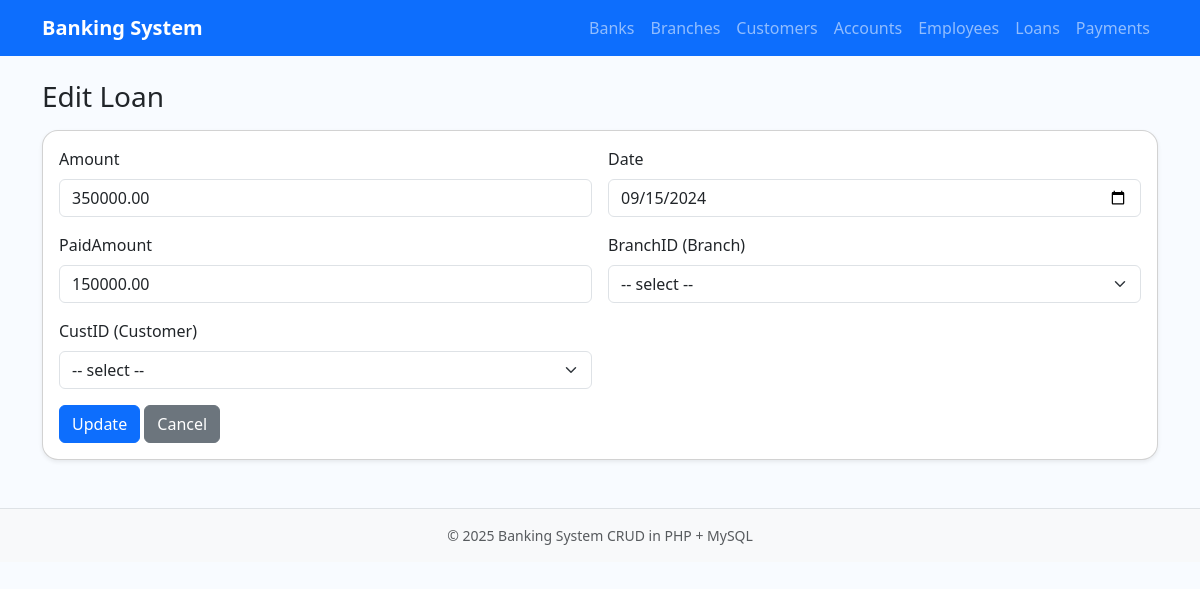
The page /banking_system/loan/edit.php?id=2 on the database its author committed.
### tables this page shows
CREATE TABLE Loan (
    LoanID INT AUTO_INCREMENT PRIMARY KEY,
    Amount DECIMAL(12,2) NOT NULL,
    Date DATE NOT NULL,
    PaidAmount DECIMAL(12,2) NOT NULL DEFAULT 0,
    BranchID INT NOT NULL,
    CustID INT NOT NULL,
    CONSTRAINT fk_loan_branch FOREIGN KEY (BranchID) REFERENCES Branch(BranchID)
        ON UPDATE CASCADE ON DELETE RESTRICT,
    CONSTRAINT fk_loan_customer FOREIGN KEY (CustID) REFERENCES Customer(CustID)
        ON UPDATE CASCADE ON DELETE RESTRICT
);

### banking_system/loan/edit.php (the view, shortened to what this page needs)
<?php require_once __DIR__ . '/../config/db.php'; ?>
<?php
$id = $_GET['id'] ?? null;
$rec = $conn->query("SELECT * FROM loan WHERE LoanID=".(int)$id)->fetch_assoc();
?>
<?php include __DIR__ . '/../includes/header.php'; ?>
<h3 class="mb-3 text-capitalize">Edit loan</h3>
<form method="post" class="card p-3 shadow-sm">
  <div class="row g-3">
    <div class="col-md-6">
      <label class="form-label">Amount</label>
      <input type="number" name="Amount" class="form-control" value="<?php echo htmlspecialchars($rec['Amount']); ?>" step="0.01" required>
    </div>
    <div class="col-md-6">
      <label class="form-label">Date</label>
      <input type="date" name="Date" class="form-control" value="<?php echo htmlspecialchars($rec['Date']); ?>" required>
    </div>
    <div class="col-md-6">
      <label class="form-label">PaidAmount</label>
      <input type="number" name="PaidAmount" class="form-control" value="<?php echo htmlspecialchars($rec['PaidAmount']); ?>" step="0.01" required>
    </div>
    <div class="col-md-6">
      <label class="form-label">BranchID (Branch)</label>
      <select name="BranchID" class="form-select" required>
        <option value="">-- select --</option>
      </select>
    </div>
    <div class="col-md-6">
      <label class="form-label">CustID (Customer)</label>
      <select name="CustID" class="form-select" required>
        <option value="">-- select --</option>
      </select>
    </div>
  </div>
  <div class="mt-3">
    <button class="btn btn-primary">Update</button>
    <a href="list.php" class="btn btn-secondary">Cancel</a>
  </div>
</form>
<?php include __DIR__ . '/../includes/footer.php'; ?>

### banking_system/assets/css/style.css (style rules this page uses)
body { background: #f8fbff; }
.card { border-radius: 1rem; }

### rows shown on the page
loan: Amount "350000.00", Date "09/15/2024", PaidAmount "150000.00"
